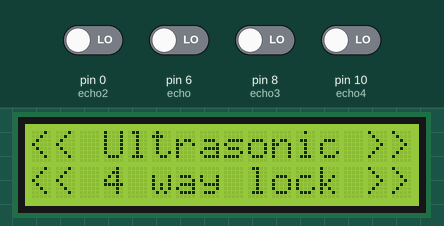
Recording of a sketch running on a simulated Arduino Uno, built with avr-gcc and run on an emulated ATmega328P. On the bench: 16×2 character LCD. Inputs (shaded band) come from the test bench; at power-on: pin 0 (echo2), pin 6 (echo), pin 8 (echo3), pin 10 (echo4) LOW.

Above: at 0.1 s.
At 3.1 s:
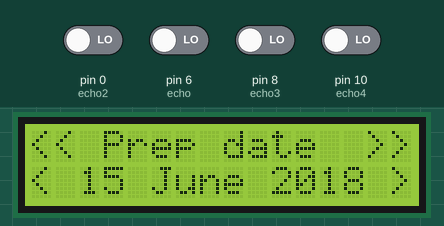
At 5.1 s:
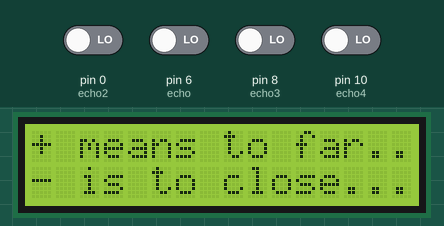
At 11.1 s:
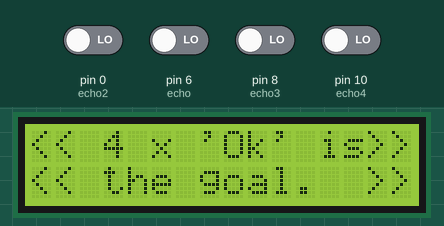
At 17.1 s:
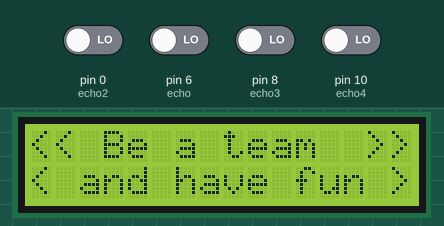
At 20.1 s:
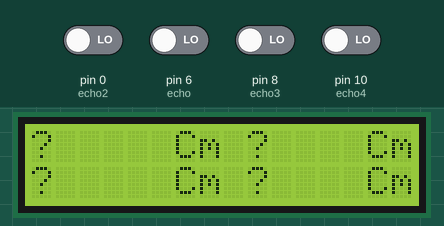

Measured:
- what the display in image 1 shows lasts 2.0 s, from 3.1 s to 5.1 s
- what the display in image 2 shows lasts 6.0 s, from 5.1 s to 11.1 s
- what the display in image 4 shows lasts 3.0 s, from 17.1 s to 20.1 s
- what the display in image 5 shows lasts 4.0 s, from 20.1 s to 24.1 s

The sketch:

Ultrasonic_4_way_lock.ino
```cpp
// Code from Ultrasonic 4 way lock device used in some CTF events for fun and agility
// seach for the gimmicscreen() module to set the flag/reward text
// also check the unlock variables to set the unlocking distances
// By Bob - releasing into the public domain for others to build and experience fun
// v1.0 released in January 2019

#include <LiquidCrystal.h>

// Rangefinder stuff to hook up the 4 ultrasonic sensors
//******************************************************
const int echo = 6              ;     // pin names are not difficult
const int trigger = 7           ;
const int echo2 = 0             ;
const int trigger2 = 1          ;
const int echo3 = 8             ;
const int trigger3 = 9          ;
const int echo4 = 10            ;
const int trigger4 = 13         ;

const int unlock = 33           ;      //  the unlock distance in centimeters
const int unlock2 = 88          ;      //  88 cm plus and minus 3 cm ..
const int unlock3 = 95          ;      //  feel free to change
const int unlock4 = 73          ;      //  for all 4 locks
const int margin = 3            ;      //  window in cm to approve the unlock distance. This works in + and - direction so the margin = 6 cm
boolean lock  = false           ;
boolean lock2 = false           ;
boolean lock3 = false           ;
boolean lock4 = false           ;

long Distance                   ;      // Global Var for distance
long Distance2                  ;      // Global Var for distance
long Distance3                  ;      // Global Var for distance
long Distance4                  ;      // Global Var for distance
int offset = 0                  ;      // 0 cm
long lastrangefindertime = 0    ;      // the last time the range was checked
long refresh_rangefinder = 4000 ;      // at least 1000 ms before next rangefinder call or you will break it
boolean newDist = false         ;
byte nulstand                   ;

//LCD stuff
//******************************************************
/* LiquidCrystal Library - display() and noDisplay() The LiquidCrystal library works with all LCD displays that are compatible with the
   Hitachi HD44780 driver. There are many of them out there, and you  can usually tell them by the 16-pin interface.
 * LCD RS pin to digital pin 12  * LCD Enable pin to digital pin 11
 * LCD D4 pin to digital pin 5   * LCD D5 pin to digital pin 4
 * LCD D6 pin to digital pin 3   * LCD D7 pin to digital pin 2
 * LCD R/W pin to ground         * 10K resistor: ends to +5V and ground and wiper to LCD VO pin   */
// set up the LCD's number of columns and rows:
#define LCD_WIDTH 16
#define LCD_HEIGHT 2
// initialize the library with the numbers of the interface pins
LiquidCrystal lcd(12, 11, 5, 4, 3, 2);


//SETUP  Run Once
//******************************************************
void setup() {
//DEBUG only
// initialize serial communication at 9600 bits per second:
//Serial.begin(9600);

//LCD SETUP
  lcd.begin(LCD_WIDTH, LCD_HEIGHT);
  welcomescreen()                 ;

//RANGEFINDER SETUP
  pinMode (trigger, OUTPUT);  //Define output pin - was important addition to make it work
  pinMode (echo, INPUT)    ;  //Define input pin - was important addition to make it work
  pinMode (trigger2, OUTPUT);  //Define output pin - was important addition to make it work
  pinMode (echo2, INPUT)    ;  //Define input pin - was important addition to make it work
  pinMode (trigger3, OUTPUT);  //Define output pin - was important addition to make it work
  pinMode (echo3, INPUT)    ;  //Define input pin - was important addition to make it work
  pinMode (trigger4, OUTPUT);  //Define output pin - was important addition to make it work
  pinMode (echo4, INPUT)    ;  //Define input pin - was important addition to make it work

  lastrangefindertime = millis();

//INIT offset in distance
   nulstand = 0;   // read installation standard hight from programm source

//CLOSURE OF SETUP
  mainscreen();    //prepare mainscreen
}
//END SETUP


//MAIN LOOP
//******************************************************
void loop() {
  //Next block is executed every refresh_rangefinder time to prevent breaking the sensors.. yes they do break below 1000 ms ..
  if ((millis() - lastrangefindertime) > refresh_rangefinder) {
    Distance = range();          //call rangefinder
    Distance2 = range2();        //call rangefinder
    Distance3 = range3();        //call rangefinder
    Distance4 = range4();        //call rangefinder
    newDist = true ;
    lastrangefindertime = millis();  //update last rangefindertime
  }

  if(newDist == true) {
    PrintRange();                //Print the found range on the LCD
    PrintRange2();               //Print the found range2 on the LCD
    PrintRange3();               //Print the found range2 on the LCD
    PrintRange4();               //Print the found range2 on the LCD
    newDist = false;
    if ( (lock == true) and (lock2 == true) and (lock3 == true) and (lock4 == true) ) {
    gimmicscreen();
    }
  }
}
//END MAIN LOOP*****************************************


//SCREENS
//******************************************************
void welcomescreen() {
      lcd.setCursor(0, 0);
      lcd.print("<< Ultrasonic >>");
      lcd.setCursor(0, 1);
      lcd.print("<< 4 way lock >>");
      delay(3000);
      lcd.setCursor(0, 0);
      lcd.print("<< Prep date  >>");
      lcd.setCursor(0, 1);
      lcd.print("< 15 June 2018 >");
      delay(2000);
      lcd.setCursor(0, 0);
      lcd.print("+ means to far..");
      lcd.setCursor(0, 1);
      lcd.print("- is to close...");
      delay(6000);
      lcd.setCursor(0, 0);
      lcd.print("<< 4 x 'Ok' is>>");
      lcd.setCursor(0, 1);
      lcd.print("<< the goal.  >>");
      delay(6000);
      lcd.setCursor(0, 0);
      lcd.print("<< Be a team  >>");
      lcd.setCursor(0, 1);
      lcd.print("< and have fun >");
      delay(3000);
}

void gimmicscreen() {
      lcd.setCursor(0, 0);
      lcd.print("<<!25 Seconds!>>");
      lcd.setCursor(0, 1);
      lcd.print(" FLAG  MADR4242 ");
      delay(25000);
      mainscreen();
      lastrangefindertime = millis();  //reset last rangefindertime
}

void mainscreen() {
     lcd.setCursor(0, 0)             ;
     lcd.print("?     Cm ?    Cm")   ;
     lcd.setCursor(0, 1)             ;
     lcd.print("?     Cm ?    Cm")   ;
}

void PrintRange() {
      lcd.setCursor(2, 0);       // position 1 line number 0
      lcd.print("   ");
      lcd.setCursor(2, 0);       // position 1 line number 0
      lcd.print(Distance);

      lcd.setCursor(0, 0);       // position 3 line number 0
      lcd.print("  ");
      lcd.setCursor(0, 0);       // position 3 line number 0

      if (Distance > (unlock + margin))
      { lcd.print("+");
      lock  = false  ;
      }
      else if (Distance < (unlock - margin))
      {lcd.print("-");
      lock  = false  ;
      }
      else if ( (Distance >= (unlock-margin)) and (Distance <= (unlock+margin)) )
      {lcd.print("Ok");
      lock  = true   ;
      }
}

void PrintRange2() {
      lcd.setCursor(11, 0);       // position 12 line number 0
      lcd.print("   ");
      lcd.setCursor(11, 0);       // position 12 line number 0
      lcd.print(Distance2);

      lcd.setCursor(9, 0);       // position 10 line number 0
      lcd.print("  ");
      lcd.setCursor(9, 0);       // position 10 line number 0

      if (Distance2 > (unlock2 + margin))
      { lcd.print("+");
      lock2  = false  ;
      }
      else if (Distance2 < (unlock2 - margin))
      {lcd.print("-");
      lock2  = false  ;
      }
      else if ( (Distance2 >= (unlock2-margin)) and (Distance2 <= (unlock2+margin)) )
      {lcd.print("Ok");
      lock2  = true   ;
      }
}

void PrintRange3() {
      lcd.setCursor(2, 1);       // position 1 line number 1
      lcd.print("   ");
      lcd.setCursor(2, 1);       // position 1 line number 1
      lcd.print(Distance3);

      lcd.setCursor(0, 1);       // position 3 line number 1
      lcd.print("  ");
      lcd.setCursor(0, 1);       // position 3 line number 1

      if (Distance3 > (unlock3 + margin))
      { lcd.print("+");
      lock3  = false  ;
      }
      else if (Distance3 < (unlock3 - margin))
      {lcd.print("-");
      lock3  = false  ;
      }
      else if ( (Distance3 >= (unlock3-margin)) and (Distance3 <= (unlock3+margin)) )
      {lcd.print("Ok");
      lock3  = true   ;
      }
}

void PrintRange4() {
      lcd.setCursor(11, 1);       // position 12 line number 1
      lcd.print("   ");
      lcd.setCursor(11, 1);       // position 12 line number 1
      lcd.print(Distance4);

      lcd.setCursor(9, 1);       // position 10 line number 1
      lcd.print("  ");
      lcd.setCursor(9, 1);       // position 10 line number 1

      if (Distance4 > (unlock4 + margin))
      { lcd.print("+");
      lock4  = false  ;
      }
      else if (Distance4 < (unlock4 - margin))
      {lcd.print("-");
      lock4  = false  ;
      }
      else if ( (Distance4 >= (unlock4-margin)) and (Distance4 <= (unlock4+margin)) )
      {lcd.print("Ok");
      lock4  = true   ;
      }
}

//RANGEFINDER
//******************************************************
int range() {
  long start;
  long watchdog;
  long elapsed;
  float speedofsound;
  float dist ;
  // trigger the rangefinder
  digitalWrite(trigger, HIGH);
  watchdog = 0;
  dist = 998;
  delay(2);
  digitalWrite(trigger, LOW);

  // wait for the echo to pulse back to 0
  while (!digitalRead(echo) and watchdog <= 200 ) {
          watchdog++;
  }
  if (watchdog > 200 ) {goto bailout ;} // this protects from hanging sensors.. they have that nasty habbit sometimes

  dist = 997 ;
  watchdog = 0;

  start = micros();           // start timer to measure output length on echo pin - this is not critical and does work
//  while (digitalRead(echo));  // wait for echo to return
  while (digitalRead(echo) and watchdog <= 6500 ) {
          watchdog++;
  }
  if (watchdog >6500) {
      goto bailout ;                     // this protects from hanging sensors.. they have that nasty habbit sometimes
  }

  elapsed = micros() - start; // stop timer

  speedofsound = 331.3 + (0.606 * 21);
  dist = (elapsed * speedofsound /20000)+ offset ;

  if ( dist > 400) {
       dist = 999;
  }
bailout:
  return dist;
}

int range2() {
  long start;
  long watchdog;
  long elapsed;
  float speedofsound;
  float dist ;
  // trigger the rangefinder
  digitalWrite(trigger2, HIGH);
  watchdog = 0;
  dist = 998;
  delay(2);
  digitalWrite(trigger2, LOW);

  // wait for the echo to pulse back to 0
  while (!digitalRead(echo2) and watchdog <= 200 ) {
          watchdog++;
  }
  if (watchdog > 200 ) {goto bailout ;}     // this protects from hanging sensors.. they have that nasty habbit sometimes

  dist = 997 ;
  watchdog = 0;

  start = micros();           // start timer to measure output length on echo pin - this is not critical and does work
//  while (digitalRead(echo2));  // wait for echo to return
  while (digitalRead(echo2) and watchdog <= 6500 ) {
          watchdog++;
  }
  if (watchdog >6500) {
      goto bailout ;                        // this protects from hanging sensors.. they have that nasty habbit sometimes
  }

  elapsed = micros() - start; // stop timer

  speedofsound = 331.3 + (0.606 * 21);
  dist = (elapsed * speedofsound /20000)+ offset ;

  if ( dist > 400) {
       dist = 999;
  }
bailout:
  return dist;
}

int range3() {
  long start;
  long watchdog;
  long elapsed;
  float speedofsound;
  float dist ;
  // trigger the rangefinder
  digitalWrite(trigger3, HIGH);
  watchdog = 0;
  dist = 998;
  delay(2);
  digitalWrite(trigger3, LOW);

  // wait for the echo to pulse back to 0
  while (!digitalRead(echo3) and watchdog <= 200 ) {
          watchdog++;
  }
  if (watchdog > 200 ) {goto bailout ;}          // this protects from hanging sensors.. they have that nasty habbit sometimes

  dist = 997 ;
  watchdog = 0;

  start = micros();           // start timer to measure output length on echo pin - this is not critical and does work
//  while (digitalRead(echo3));  // wait for echo to return
  while (digitalRead(echo3) and watchdog <= 6500 ) {
          watchdog++;
  }
  if (watchdog >6500) {
      goto bailout ;                            // this protects from hanging sensors.. they have that nasty habbit sometimes
  }

  elapsed = micros() - start; // stop timer

  speedofsound = 331.3 + (0.606 * 21);
  dist = (elapsed * speedofsound /20000)+ offset ;

  if ( dist > 400) {
       dist = 999;
  }
bailout:
  return dist;
}
int range4() {
  long start;
  long watchdog;
  long elapsed;
  float speedofsound;
  float dist ;
  // trigger the rangefinder
  digitalWrite(trigger4, HIGH);
  watchdog = 0;
  dist = 998;
  delay(2);
  digitalWrite(trigger4, LOW);

  // wait for the echo to pulse back to 0
  while (!digitalRead(echo4) and watchdog <= 200 ) {
          watchdog++;
  }
  if (watchdog > 200 ) {goto bailout ;}    // this protects from hanging sensors.. they have that nasty habbit sometimes

  dist = 997 ;
  watchdog = 0;

  start = micros();           // start timer to measure output length on echo pin - this is not critical and does work
//  while (digitalRead(echo4));  // wait for echo to return
  while (digitalRead(echo4) and watchdog <= 6500 ) {
          watchdog++;
  }
  if (watchdog >6500) {
      goto bailout ;                     // this protects from hanging sensors.. they have that nasty habbit sometimes
  }

  elapsed = micros() - start; // stop timer

  speedofsound = 331.3 + (0.606 * 21);
  dist = (elapsed * speedofsound /20000)+ offset ;

  if ( dist > 400) {
       dist = 999;
  }
bailout:
  return dist;
}
```
